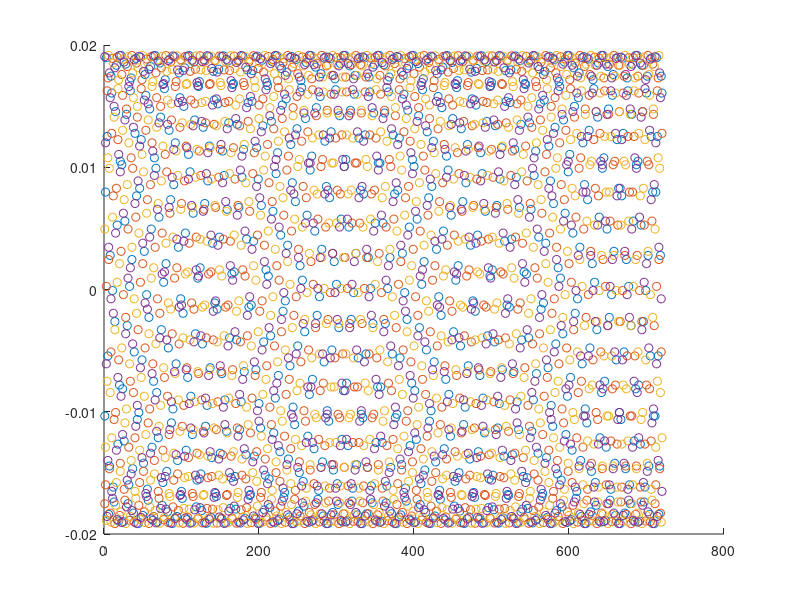

MATLAB code for this plot:
theta = [1:1:720];
i = 60;
P = 5;
a = 0.05;
e = 0;
g = [];

for k = 0:30:90
    for j = 1:1:720
        t = theta(j) + k
        r = (2 * pi * a * sin(i) * (cos(t) + e * cos(k)))/(P * sqrt(1 - e^2));
        g(j) = r;
    end
    hold on;
    scatter(theta,g)
end
hold off;
